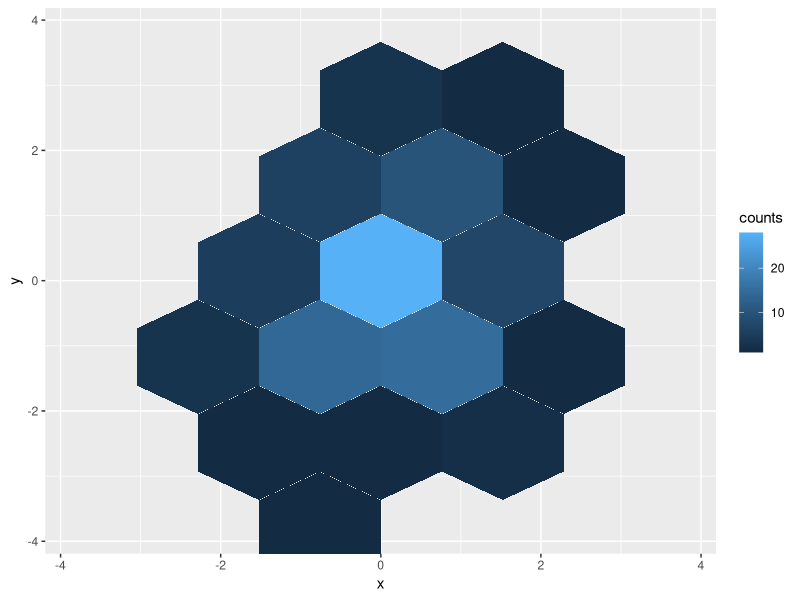

Generate this figure with R:
# First solve missing hexagons, then solve adding points
library(hexbin)
library(ggplot2)

set.seed(1)
data <- data.frame(A=rnorm(100), B=rnorm(100), C=rnorm(100), D=rnorm(100), E=rnorm(100))
maxVal = max(abs(data))
maxRange = c(-1*maxVal, maxVal)

x = data[,c("A")]
y = data[,c("E")]
h <- hexbin(x=x, y=y, xbins=5, shape=1, IDs=TRUE, xbnds=maxRange, ybnds=maxRange)
hexdf <- data.frame (hcell2xy (h),  hexID = h@cell, counts = h@count)

# Both objects below indicate there are 17 hexagons
# hexdf
# table(h@cID)

# However, plotting only shows 16 hexagons
ggplot(hexdf, aes(x=x, y=y, fill = counts, hexID=hexID)) + geom_hex(stat="identity") + scale_x_continuous(limits = maxRange) + scale_y_continuous(limits = maxRange)
